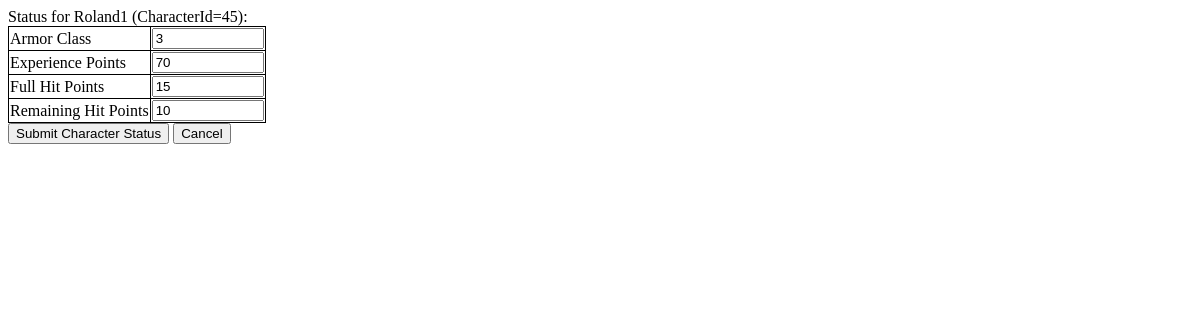
/osric_character_tools/editcharacterstatus.php?CharacterId=45, run on an earlier commit of the app's database.
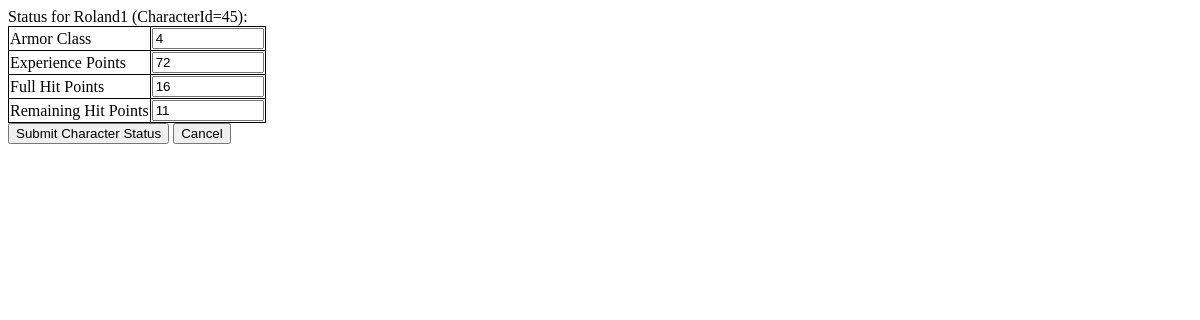
And on a later commit of the database.
### tables this page shows
CREATE TABLE IF NOT EXISTS `character_status` (
  `CharacterId` bigint(20) NOT NULL,
  `CharacterStatusArmourClass` int(11) NOT NULL,
  `CharacterStatusExperiencePoints` int(11) NOT NULL,
  `CharacterStatusFullHitPoints` int(11) NOT NULL,
  `CharacterStatusRemainingHitPoints` int(11) NOT NULL
);

### osric_character_tools/inc/OsricDb.php (called while the page is built, shortened)
<?php
class OsricDb
{
	protected $cxn;
	public function doInit($aHost,$aUser,$aPasswd)
	{
		$aDbname = "osric_db";
		$this->cxn = mysqli_connect($aHost,$aUser,$aPasswd,$aDbname) or die("Couldn't connect to server");
	}
	public function getCharacter($characterId)
	{
		if($characterId == -1)
		{
			$row['CharacterName'] = "Dummy";
			$row['CharacterGender'] = "1";
			$row['CharacterAge'] = "42";
			$row['CharacterHeight'] = "65";
		}
		else
		{
			$query = sprintf("SELECT * FROM characters WHERE CharacterId='%s'",$characterId);
			$result = mysqli_query($this->cxn,$query) or die("Couldn't execute query.");
			$row = mysqli_fetch_assoc($result);
		}
		return $row;
	}
	public function getCharacterStatus($characterId)
	{
		$query = sprintf("SELECT * FROM `character_status` WHERE CharacterId='%s'",$characterId);
		$result = mysqli_query($this->cxn,$query) or die("Couldn't execute query:".$query);
		$row = mysqli_fetch_assoc($result);
		return $row;
	}
}
?>

### osric_character_tools/editcharacterstatus.php (the view, shortened to what this page needs)
<?php
$characterId = $_GET['CharacterId'];
require_once(dirname(__FILE__)."/inc/OsricDb.php");
$myOsricDb = new OsricDb();
$myOsricDb->doInit($host,$user,$passwd);
$character = $myOsricDb->getCharacter($characterId);
$characterStatus = $myOsricDb->getCharacterStatus($characterId);
echo "Status for {$character['CharacterName']} (CharacterId={$characterId}):";
$labels = array("CharacterStatusArmourClass"=>"Armor Class","CharacterStatusExperiencePoints"=>"Experience Points","CharacterStatusFullHitPoints"=>"Full Hit Points","CharacterStatusRemainingHitPoints"=>"Remaining Hit Points");
$inputTypes = array("CharacterStatusArmourClass"=>"integer","CharacterStatusExperiencePoints"=>"integer","CharacterStatusFullHitPoints"=>"integer","CharacterStatusRemainingHitPoints"=>"integer");
?>
<html>
<head>
<link rel="stylesheet" type="text/css" href="./css/class.css" />
</head>
<body>
<form action='submitcharacterstatus.php' method='post'>
<?php
echo "<table>";
foreach($labels as $field => $label)
{
	echo "<tr>";
	echo "<td>";
	echo "<label for='$field'>$label</label>";
	echo "</td>";
	$value = $characterStatus[$field];
	echo "<td>";
	$inputType = $inputTypes[$field];
	switch($inputType)
	{
		case "integer":
            echo "<input type='number' min='0' max='999999999' name='$field' value='$value'></input>";
		break;
	}
	echo "</td>";
	echo "</tr>";
}
echo "</table>";
?>
<div id="submit">
	<input type="submit" value="Submit Character Status"/>
	<input type="submit" name="cancelbutton" value="Cancel"/>
</div>
</form>
</body>
</html>

What changed in the data, as far as the page shows it:
changed character_status: CharacterStatusArmourClass "3" → "4"; CharacterStatusExperiencePoints "70" → "72"; CharacterStatusFullHitPoints "15" → "16"; CharacterStatusRemainingHitPoints "10" → "11"
